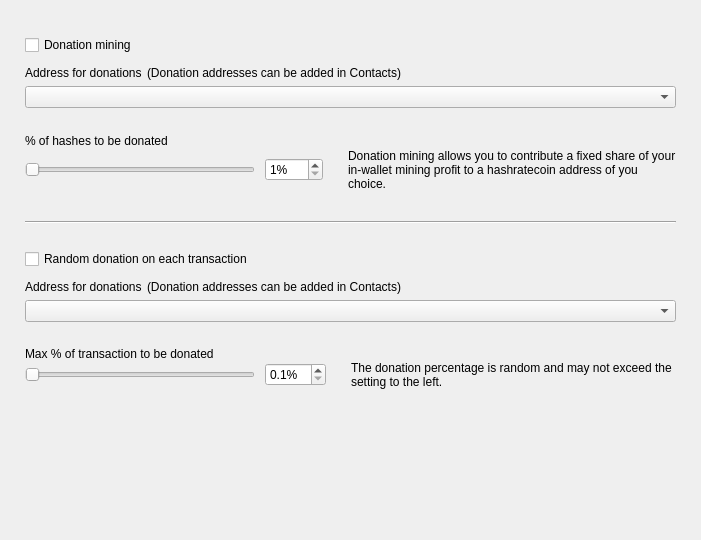
<?xml version="1.0" encoding="UTF-8"?>
<ui version="4.0">
 <class>DonationOptionsFrame</class>
 <widget class="QFrame" name="DonationOptionsFrame">
  <property name="geometry">
   <rect>
    <x>0</x>
    <y>0</y>
    <width>701</width>
    <height>540</height>
   </rect>
  </property>
  <property name="windowTitle">
   <string>Frame</string>
  </property>
  <property name="frameShape">
   <enum>QFrame::NoFrame</enum>
  </property>
  <property name="frameShadow">
   <enum>QFrame::Raised</enum>
  </property>
  <layout class="QVBoxLayout" name="verticalLayout">
   <property name="spacing">
    <number>10</number>
   </property>
   <property name="leftMargin">
    <number>25</number>
   </property>
   <property name="topMargin">
    <number>35</number>
   </property>
   <property name="rightMargin">
    <number>25</number>
   </property>
   <property name="bottomMargin">
    <number>0</number>
   </property>
   <item>
    <widget class="QCheckBox" name="m_enableDonationMiningCheck">
     <property name="text">
      <string>Donation mining</string>
     </property>
    </widget>
   </item>
   <item>
    <widget class="QFrame" name="m_donationMiningFrame">
     <property name="frameShape">
      <enum>QFrame::NoFrame</enum>
     </property>
     <property name="frameShadow">
      <enum>QFrame::Raised</enum>
     </property>
     <layout class="QGridLayout" name="gridLayout" columnstretch="1,0,0,1">
      <property name="leftMargin">
       <number>0</number>
      </property>
      <property name="topMargin">
       <number>0</number>
      </property>
      <property name="rightMargin">
       <number>0</number>
      </property>
      <property name="bottomMargin">
       <number>0</number>
      </property>
      <property name="horizontalSpacing">
       <number>10</number>
      </property>
      <property name="verticalSpacing">
       <number>0</number>
      </property>
      <item row="2" column="0" colspan="4">
       <widget class="QComboBox" name="m_donationMiningAddressCombo"/>
      </item>
      <item row="3" column="0" colspan="4">
       <spacer name="verticalSpacer_2">
        <property name="orientation">
         <enum>Qt::Vertical</enum>
        </property>
        <property name="sizeType">
         <enum>QSizePolicy::Fixed</enum>
        </property>
        <property name="sizeHint" stdset="0">
         <size>
          <width>20</width>
          <height>25</height>
         </size>
        </property>
       </spacer>
      </item>
      <item row="4" column="0" colspan="4">
       <widget class="WalletGui::WalletNormalBlackTextLabel" name="label_2">
        <property name="minimumSize">
         <size>
          <width>0</width>
          <height>16</height>
         </size>
        </property>
        <property name="text">
         <string>% of hashes to be donated</string>
        </property>
        <property name="indent">
         <number>0</number>
        </property>
       </widget>
      </item>
      <item row="5" column="1">
       <widget class="QSpinBox" name="m_donationMiningAmountSpin">
        <property name="suffix">
         <string>%</string>
        </property>
        <property name="minimum">
         <number>1</number>
        </property>
        <property name="maximum">
         <number>100</number>
        </property>
       </widget>
      </item>
      <item row="5" column="0">
       <widget class="QSlider" name="m_donationMiningAmountSlider">
        <property name="maximumSize">
         <size>
          <width>230</width>
          <height>16777215</height>
         </size>
        </property>
        <property name="minimum">
         <number>1</number>
        </property>
        <property name="maximum">
         <number>100</number>
        </property>
        <property name="orientation">
         <enum>Qt::Horizontal</enum>
        </property>
       </widget>
      </item>
      <item row="5" column="2">
       <spacer name="horizontalSpacer">
        <property name="orientation">
         <enum>Qt::Horizontal</enum>
        </property>
        <property name="sizeType">
         <enum>QSizePolicy::Fixed</enum>
        </property>
        <property name="sizeHint" stdset="0">
         <size>
          <width>5</width>
          <height>20</height>
         </size>
        </property>
       </spacer>
      </item>
      <item row="5" column="3" alignment="Qt::AlignVCenter">
       <widget class="WalletGui::WalletSmallGrayTextLabel" name="m_donationMiningCommentLabel">
        <property name="minimumSize">
         <size>
          <width>0</width>
          <height>32</height>
         </size>
        </property>
        <property name="text">
         <string>Donation mining allows you to contribute a fixed share of your in-wallet mining profit to a hashratecoin address of you choice.</string>
        </property>
        <property name="wordWrap">
         <bool>true</bool>
        </property>
        <property name="indent">
         <number>0</number>
        </property>
       </widget>
      </item>
      <item row="1" column="0" colspan="4">
       <spacer name="verticalSpacer_6">
        <property name="orientation">
         <enum>Qt::Vertical</enum>
        </property>
        <property name="sizeType">
         <enum>QSizePolicy::Fixed</enum>
        </property>
        <property name="sizeHint" stdset="0">
         <size>
          <width>20</width>
          <height>5</height>
         </size>
        </property>
       </spacer>
      </item>
      <item row="0" column="0" colspan="4">
       <layout class="QHBoxLayout" name="horizontalLayout" stretch="0,1">
        <property name="spacing">
         <number>5</number>
        </property>
        <property name="leftMargin">
         <number>0</number>
        </property>
        <item>
         <widget class="WalletGui::WalletNormalBlackTextLabel" name="label">
          <property name="minimumSize">
           <size>
            <width>0</width>
            <height>16</height>
           </size>
          </property>
          <property name="text">
           <string>Address for donations</string>
          </property>
          <property name="indent">
           <number>0</number>
          </property>
         </widget>
        </item>
        <item>
         <widget class="WalletGui::WalletSmallGrayTextLabel" name="label_5">
          <property name="text">
           <string>(Donation addresses can be added in Contacts)</string>
          </property>
         </widget>
        </item>
       </layout>
      </item>
     </layout>
    </widget>
   </item>
   <item>
    <spacer name="verticalSpacer_3">
     <property name="orientation">
      <enum>Qt::Vertical</enum>
     </property>
     <property name="sizeType">
      <enum>QSizePolicy::Fixed</enum>
     </property>
     <property name="sizeHint" stdset="0">
      <size>
       <width>20</width>
       <height>20</height>
      </size>
     </property>
    </spacer>
   </item>
   <item>
    <widget class="Line" name="line">
     <property name="frameShadow">
      <enum>QFrame::Sunken</enum>
     </property>
     <property name="orientation">
      <enum>Qt::Horizontal</enum>
     </property>
    </widget>
   </item>
   <item>
    <spacer name="verticalSpacer_4">
     <property name="orientation">
      <enum>Qt::Vertical</enum>
     </property>
     <property name="sizeType">
      <enum>QSizePolicy::Fixed</enum>
     </property>
     <property name="sizeHint" stdset="0">
      <size>
       <width>20</width>
       <height>15</height>
      </size>
     </property>
    </spacer>
   </item>
   <item>
    <widget class="QCheckBox" name="m_enableDonationChangeCheck">
     <property name="text">
      <string>Random donation on each transaction</string>
     </property>
    </widget>
   </item>
   <item>
    <widget class="QFrame" name="m_donationChangeFrame">
     <property name="frameShape">
      <enum>QFrame::NoFrame</enum>
     </property>
     <property name="frameShadow">
      <enum>QFrame::Raised</enum>
     </property>
     <layout class="QGridLayout" name="gridLayout_2" columnstretch="1,0,0,1">
      <property name="leftMargin">
       <number>0</number>
      </property>
      <property name="topMargin">
       <number>0</number>
      </property>
      <property name="rightMargin">
       <number>0</number>
      </property>
      <property name="bottomMargin">
       <number>0</number>
      </property>
      <property name="horizontalSpacing">
       <number>10</number>
      </property>
      <property name="verticalSpacing">
       <number>0</number>
      </property>
      <item row="3" column="0" colspan="4">
       <spacer name="verticalSpacer_5">
        <property name="orientation">
         <enum>Qt::Vertical</enum>
        </property>
        <property name="sizeType">
         <enum>QSizePolicy::Fixed</enum>
        </property>
        <property name="sizeHint" stdset="0">
         <size>
          <width>20</width>
          <height>25</height>
         </size>
        </property>
       </spacer>
      </item>
      <item row="4" column="0" colspan="4">
       <widget class="WalletGui::WalletNormalBlackTextLabel" name="label_3">
        <property name="text">
         <string>Max % of transaction to be donated</string>
        </property>
        <property name="indent">
         <number>0</number>
        </property>
       </widget>
      </item>
      <item row="5" column="0">
       <widget class="QSlider" name="m_donationChangeAmountSlider">
        <property name="maximumSize">
         <size>
          <width>230</width>
          <height>16777215</height>
         </size>
        </property>
        <property name="minimum">
         <number>1</number>
        </property>
        <property name="maximum">
         <number>100</number>
        </property>
        <property name="orientation">
         <enum>Qt::Horizontal</enum>
        </property>
       </widget>
      </item>
      <item row="2" column="0" colspan="4">
       <widget class="QComboBox" name="m_donationChangeAddressCombo"/>
      </item>
      <item row="5" column="3" alignment="Qt::AlignVCenter">
       <widget class="WalletGui::WalletSmallGrayTextLabel" name="m_donationChangeCommentLabel">
        <property name="text">
         <string>The donation percentage is random and may not exceed the setting to the left.</string>
        </property>
        <property name="wordWrap">
         <bool>true</bool>
        </property>
        <property name="indent">
         <number>0</number>
        </property>
       </widget>
      </item>
      <item row="5" column="1">
       <widget class="QDoubleSpinBox" name="m_donationChangeAmountSpin">
        <property name="suffix">
         <string>%</string>
        </property>
        <property name="decimals">
         <number>1</number>
        </property>
        <property name="minimum">
         <double>0.100000000000000</double>
        </property>
        <property name="maximum">
         <double>10.000000000000000</double>
        </property>
        <property name="singleStep">
         <double>0.100000000000000</double>
        </property>
       </widget>
      </item>
      <item row="5" column="2">
       <spacer name="horizontalSpacer_2">
        <property name="orientation">
         <enum>Qt::Horizontal</enum>
        </property>
        <property name="sizeType">
         <enum>QSizePolicy::Fixed</enum>
        </property>
        <property name="sizeHint" stdset="0">
         <size>
          <width>5</width>
          <height>20</height>
         </size>
        </property>
       </spacer>
      </item>
      <item row="1" column="0" colspan="4">
       <spacer name="verticalSpacer_7">
        <property name="orientation">
         <enum>Qt::Vertical</enum>
        </property>
        <property name="sizeType">
         <enum>QSizePolicy::Fixed</enum>
        </property>
        <property name="sizeHint" stdset="0">
         <size>
          <width>20</width>
          <height>5</height>
         </size>
        </property>
       </spacer>
      </item>
      <item row="0" column="0" colspan="4">
       <layout class="QHBoxLayout" name="horizontalLayout_2" stretch="0,1">
        <property name="spacing">
         <number>5</number>
        </property>
        <property name="leftMargin">
         <number>0</number>
        </property>
        <item>
         <widget class="WalletGui::WalletNormalBlackTextLabel" name="label_4">
          <property name="minimumSize">
           <size>
            <width>0</width>
            <height>16</height>
           </size>
          </property>
          <property name="text">
           <string>Address for donations</string>
          </property>
          <property name="indent">
           <number>0</number>
          </property>
         </widget>
        </item>
        <item>
         <widget class="WalletGui::WalletSmallGrayTextLabel" name="label_6">
          <property name="text">
           <string>(Donation addresses can be added in Contacts)</string>
          </property>
         </widget>
        </item>
       </layout>
      </item>
     </layout>
    </widget>
   </item>
   <item>
    <spacer name="verticalSpacer">
     <property name="orientation">
      <enum>Qt::Vertical</enum>
     </property>
     <property name="sizeType">
      <enum>QSizePolicy::Expanding</enum>
     </property>
     <property name="sizeHint" stdset="0">
      <size>
       <width>20</width>
       <height>10</height>
      </size>
     </property>
    </spacer>
   </item>
  </layout>
 </widget>
 <customwidgets>
  <customwidget>
   <class>WalletGui::WalletSmallGrayTextLabel</class>
   <extends>QLabel</extends>
   <header>Gui/Common/WalletTextLabel.h</header>
  </customwidget>
  <customwidget>
   <class>WalletGui::WalletNormalBlackTextLabel</class>
   <extends>QLabel</extends>
   <header>Gui/Common/WalletTextLabel.h</header>
  </customwidget>
 </customwidgets>
 <resources/>
 <connections>
  <connection>
   <sender>m_enableDonationMiningCheck</sender>
   <signal>toggled(bool)</signal>
   <receiver>m_donationMiningFrame</receiver>
   <slot>setEnabled(bool)</slot>
   <hints>
    <hint type="sourcelabel">
     <x>353</x>
     <y>41</y>
    </hint>
    <hint type="destinationlabel">
     <x>350</x>
     <y>115</y>
    </hint>
   </hints>
  </connection>
  <connection>
   <sender>m_donationMiningAmountSlider</sender>
   <signal>valueChanged(int)</signal>
   <receiver>DonationOptionsFrame</receiver>
   <slot>donationMiningAmountChanged(int)</slot>
   <hints>
    <hint type="sourcelabel">
     <x>187</x>
     <y>155</y>
    </hint>
    <hint type="destinationlabel">
     <x>350</x>
     <y>269</y>
    </hint>
   </hints>
  </connection>
  <connection>
   <sender>m_donationMiningAmountSpin</sender>
   <signal>valueChanged(int)</signal>
   <receiver>DonationOptionsFrame</receiver>
   <slot>donationMiningAmountChanged(int)</slot>
   <hints>
    <hint type="sourcelabel">
     <x>391</x>
     <y>155</y>
    </hint>
    <hint type="destinationlabel">
     <x>350</x>
     <y>269</y>
    </hint>
   </hints>
  </connection>
  <connection>
   <sender>m_enableDonationChangeCheck</sender>
   <signal>toggled(bool)</signal>
   <receiver>m_donationChangeFrame</receiver>
   <slot>setEnabled(bool)</slot>
   <hints>
    <hint type="sourcelabel">
     <x>353</x>
     <y>237</y>
    </hint>
    <hint type="destinationlabel">
     <x>350</x>
     <y>328</y>
    </hint>
   </hints>
  </connection>
  <connection>
   <sender>m_donationChangeAmountSlider</sender>
   <signal>valueChanged(int)</signal>
   <receiver>DonationOptionsFrame</receiver>
   <slot>donationChangeAmountChanged(int)</slot>
   <hints>
    <hint type="sourcelabel">
     <x>187</x>
     <y>385</y>
    </hint>
    <hint type="destinationlabel">
     <x>350</x>
     <y>269</y>
    </hint>
   </hints>
  </connection>
  <connection>
   <sender>m_donationChangeAmountSpin</sender>
   <signal>valueChanged(double)</signal>
   <receiver>DonationOptionsFrame</receiver>
   <slot>donationChangeAmountChanged(double)</slot>
   <hints>
    <hint type="sourcelabel">
     <x>433</x>
     <y>353</y>
    </hint>
    <hint type="destinationlabel">
     <x>350</x>
     <y>269</y>
    </hint>
   </hints>
  </connection>
 </connections>
 <slots>
  <slot>donationMiningAmountChanged(int)</slot>
  <slot>donationChangeAmountChanged(int)</slot>
  <slot>donationChangeAmountChanged(double)</slot>
 </slots>
</ui>
